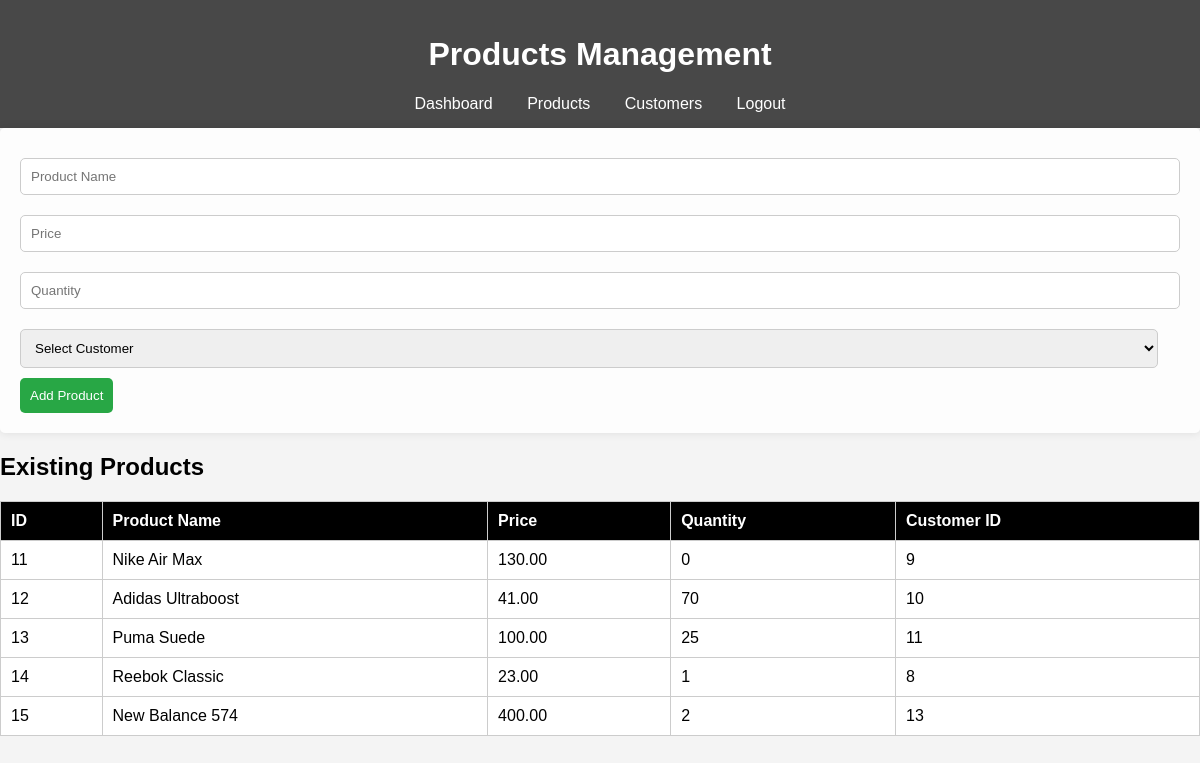
/products.php (signed in), run on the app's committed database.
### tables this page shows
CREATE TABLE `products` (
  `product_id` int(11) NOT NULL,
  `product_name` varchar(100) NOT NULL,
  `price` decimal(10,2) NOT NULL,
  `stock` int(11) NOT NULL,
  `created_at` timestamp NOT NULL DEFAULT current_timestamp(),
  `customer_id` int(10) NOT NULL
);

### products.php (the view, shortened to what this page needs)
<?php
include('db_connection.php');
$query = "SELECT * FROM products";
$result = $conn->query($query);
?>
<!DOCTYPE html>
<html lang="en">
<head>
</head>
<body>
    <header>
        <h1>Products Management</h1>
        <nav>
            <a href="dashboard.php">Dashboard</a>
            <a href="products.php">Products</a>
            <a href="customers.php">Customers</a>
            <a class="logout" href="logout.php">Logout</a>
        </nav>
    </header>
    <main>
        <form method="POST" action="">
            <input type="text" name="product_name" placeholder="Product Name" required>
            <input type="number" name="price" placeholder="Price" step="0.01" required>
            <input type="number" name="stock" placeholder="Quantity" required>
            <select name="customer_id" required>
                <option value="">Select Customer</option>
            </select>
            <button type="submit">Add Product</button>
        </form>
        <h2>Existing Products</h2>
        <table>
            <tr>
                <th>ID</th>
                <th>Product Name</th>
                <th>Price</th>
                <th>Quantity</th>
                <th>Customer ID</th>
            </tr>
            <?php if ($result): ?>
                <?php while ($row = $result->fetch_assoc()): ?>
                <tr>
                    <td><?php echo htmlspecialchars($row['product_id']); ?></td>
                    <td><?php echo htmlspecialchars($row['product_name']); ?></td>
                    <td><?php echo htmlspecialchars($row['price']); ?></td>
                    <td><?php echo htmlspecialchars($row['stock']); ?></td>
                    <td><?php echo htmlspecialchars($row['customer_id']); ?></td>
                </tr>
                <?php endwhile; ?>
            <?php endif; ?>
        </table>
    </main>
</body>
</html>

### products.php (style rules this page uses)
body { font-family: Arial, sans-serif; background-color: #f4f4f4; margin: 0; padding: 0; background-image: url('https://images4.alphacoders.com/132/1329756.png'); background-size: cover; background-position: center; }
header { background: rgba(0, 0, 0, 0.7); color: white; padding: 15px; text-align: center; }
nav a { color: white; text-decoration: none; margin: 0 15px; }
table { width: 100%; border-collapse: collapse; margin-top: 20px; background: white; }
th, td { padding: 10px; border: 1px solid #ccc; text-align: left; }
th { background-color: black; color: white; }
form { background: rgba(255, 255, 255, 0.8); padding: 20px; border-radius: 5px; box-shadow: 0 0 10px rgba(0, 0, 0, 0.1); }
input, select { width: calc(100% - 22px); padding: 10px; margin: 10px 0; border: 1px solid #ccc; border-radius: 5px; }
button { background: #28a745; color: white; border: none; padding: 10px; cursor: pointer; border-radius: 5px; }

### data on the page
products: product_id "11", product_name "Nike Air Max", price "130.00", stock "0", customer "9"
products: product_id "12", product_name "Adidas Ultraboost", price "41.00", stock "70", customer "10"
products: product_id "13", product_name "Puma Suede", price "100.00", stock "25", customer "11"
products: product_id "14", product_name "Reebok Classic", price "23.00", stock "1", customer "8"
products: product_id "15", product_name "New Balance 574", price "400.00", stock "2", customer "13"
